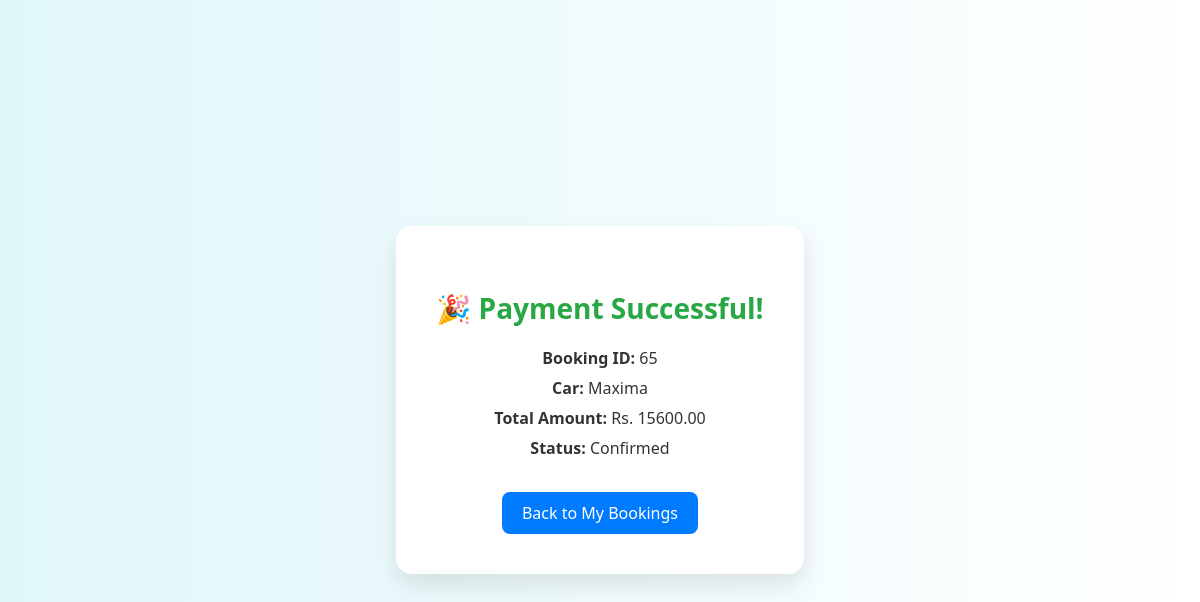
Page /payment_success/BOOK65_1745939118/ (signed in) on the committed database.
### rental/models.py (models this page shows, shortened)
class Booking(models.Model):
    STATUS_CHOICES=[
        ('Pending','Pending'),
        ('Confirmed','Confirmed'),
        ('Cancelled','Cancelled')
    ]
    booking_code = models.CharField(default=uuid.uuid4, max_length=36, unique=True)
    user=models.ForeignKey(CustomUser,on_delete=models.CASCADE)
    car=models.ForeignKey(Car,on_delete=models.CASCADE)
    start_date=models.DateField()
    end_date=models.DateField()
    booked_on = models.DateTimeField(auto_now_add=True)
    total_price = models.DecimalField(max_digits=10, decimal_places=2, blank=True)
    status = models.CharField(max_length=20, choices=STATUS_CHOICES, default='Pending')
    payment_status = models.CharField(
        max_length=20,
        choices=PaymentStatus.choices,
        default=PaymentStatus.PENDING
    )
    location = models.CharField(max_length=255, blank=True, null=True)

class Car(models.Model):
    name=models.CharField(max_length=255)
    brand=models.ForeignKey(Brand,on_delete=models.CASCADE)
    model=models.CharField(max_length=50)
    price_per_day=models.DecimalField(max_digits=8,decimal_places=2)
    image=models.ImageField(upload_to='cars/')
    availability=models.BooleanField(default=True)

### rental/views.py (the view, shortened to what this page needs)
# urls.py: path('payment_success/<str:booking_code>/', views.payment_success, name='payment_success'),
@login_required
def payment_success(request, booking_code):
    try:
        booking = Booking.objects.get(booking_code=booking_code)
        amt = request.GET.get('amt')
        refId = request.GET.get('refId')
    except Booking.DoesNotExist:
        messages.error(request, "Invalid booking code.")
        return redirect('my_bookings')
    return render(request, 'rental/payment_success.html', {
        'booking': booking,
        'booking_code': booking_code
    })

### rental/templates/rental/payment_success.html (shortened to what this page needs)
<html>
<head>
</head>
<body>
    <div class="success-container">
        <h2>🎉 Payment Successful!</h2>
        {% if booking %}
            <p><strong>Booking ID:</strong> {{ booking.id }}</p>
            <p><strong>Car:</strong> {{ booking.car.name }}</p>
            <p><strong>Total Amount:</strong> Rs. {{ booking.total_price }}</p>
            <p><strong>Status:</strong> {{ booking.status }}</p>
        {% else %}
            <p>⚠️ Sorry, we couldn't find the booking associated with this transaction.</p>
        {% endif %}
        <a href="{% url 'my_bookings' %}">Back to My Bookings</a>
    </div>
</body>
</html>

### rental/templates/rental/payment_success.html (style rules this page uses)
body { background: linear-gradient(to right, #e0f7fa, #ffffff); font-family: 'Segoe UI', sans-serif; display: flex; align-items: center; justify-content: center; height: 100vh; margin: 0; }
.success-container { background: white; border-radius: 16px; box-shadow: 0 12px 24px rgba(0,0,0,0.1); padding: 40px; max-width: 500px; text-align: center; animation: fadeIn 0.5s ease-out; }
.success-container h2 { color: #28a745; font-size: 28px; margin-bottom: 20px; }
.success-container p { font-size: 16px; margin: 8px 0; color: #333; }
.success-container a { display: inline-block; margin-top: 25px; padding: 10px 20px; background-color: #007bff; color: white; text-decoration: none; border-radius: 8px; transition: background-color 0.3s ease; }

### rows in the picture
Booking: id "65", car.name "Maxima", total_price "15600.00", status "Confirmed"
